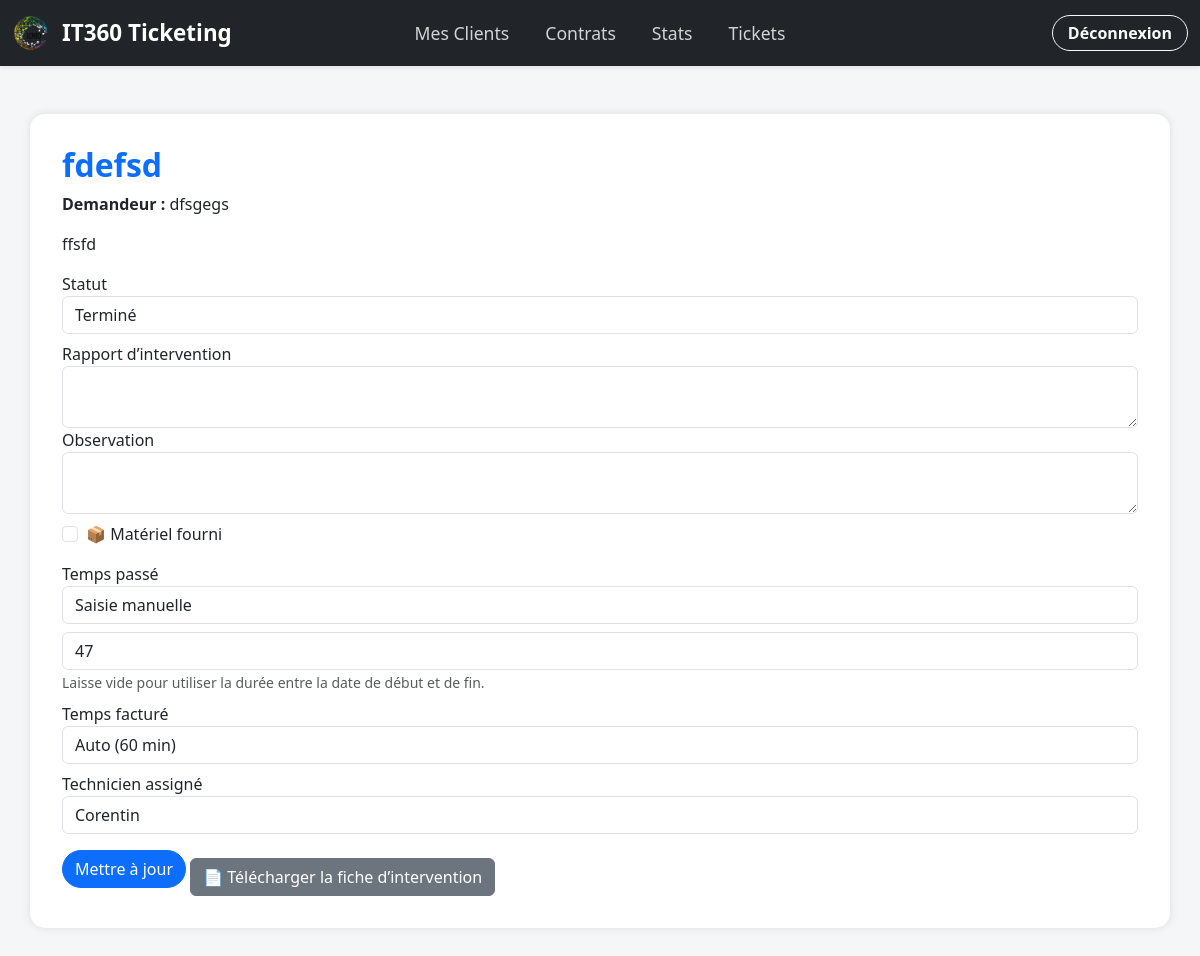
Page /tickets/6 (signed in) on the committed database.
### models.py (models this page shows)
class Ticket(db.Model):
    id = db.Column(db.Integer, primary_key=True)
    titre = db.Column(db.String(150), nullable=False)
    description = db.Column(db.Text, nullable=False)
    statut = db.Column(db.String(50), default='En attente')
    temps_passe_personnalise = db.Column(db.Integer, nullable=True)
    temps_facture_personnalise = db.Column(db.Integer, nullable=True)
    date_creation = db.Column(db.DateTime, default=lambda: datetime.now(pytz.timezone("Europe/Paris")))
    date_debut = db.Column(db.DateTime, nullable=True)
    date_fin = db.Column(db.DateTime, nullable=True)
    rapport = db.Column(db.Text)
    demandeur = db.Column(db.String(100))
    client_id = db.Column(db.Integer, db.ForeignKey('client.id'), nullable=False)
    utilisateur_id = db.Column(db.Integer, db.ForeignKey('utilisateur.id'))
    urgence = db.Column(db.String(20), default='Normal')
    groupe_assignation = db.Column(db.String(50), nullable=True)
    telephone = db.Column(db.String(20), nullable=True)
    observation = db.Column(db.Text, nullable=True)
    materiel_fourni = db.Column(db.Boolean, default=False)
    @hybrid_property
    def temps_passe(self):
        if self.temps_passe_personnalise is not None:
            return self.temps_passe_personnalise
        if self.date_debut and self.date_fin:
            delta = self.date_fin - self.date_debut
            return round(delta.total_seconds() / 60)
        return 0
    @hybrid_property
    def temps_facture(self):
        if self.temps_facture_personnalise is not None:
            return self.temps_facture_personnalise
        return math.ceil(self.temps_passe / 15) * 15 if self.temps_passe else 0

class Utilisateur(UserMixin, db.Model):
    id = db.Column(db.Integer, primary_key=True)
    nom = db.Column(db.String(100), nullable=False)
    email = db.Column(db.String(100), unique=True, nullable=False)
    mot_de_passe = db.Column(db.String(100), nullable=False)
    role = db.Column(db.String(50), nullable=False)
    tickets = db.relationship('Ticket', backref='utilisateur', lazy=True)

### routes/tickets.py (the view, shortened to what this page needs)
@tickets_bp.route('/<int:ticket_id>', methods=['GET', 'POST'])
@login_required
def detail(ticket_id):
    ticket = Ticket.query.get_or_404(ticket_id)
    utilisateurs = Utilisateur.query.filter_by(role='technicien').all()
    return render_template('ticket_detail.html', ticket=ticket, utilisateurs=utilisateurs)

### app.py (called while the page is built)
@login_manager.user_loader
def load_user(user_id):
    with current_app.app_context():
        return db.session.get(Utilisateur, int(user_id))

### templates/ticket_detail.html (shortened to what this page needs)
{% extends "base.html" %}
{% block content %}
<h2>{{ ticket.titre }}</h2>
<p><strong>Demandeur :</strong> {{ ticket.demandeur or "Non précisé" }}</p>
<p>{{ ticket.description }}</p>
<form method="post">
    <div class="mb-2">
        <label>Statut</label>
        <select name="statut" class="form-control">
            <option {% if ticket.statut == 'Terminé' %}selected{% endif %}>Terminé</option>
        </select>
    </div>
    <div class="form-group">
        <label for="rapport">Rapport d’intervention</label>
        <textarea class="form-control" id="rapport" name="rapport">{{ ticket.rapport or '' }}</textarea>
    </div>
    <div class="form-group mb-2">
        <label for="observation">Observation</label>
        <textarea class="form-control" id="observation" name="observation">{{ ticket.observation or '' }}</textarea>
    </div>
    <div class="form-check mb-3">
        <input class="form-check-input" type="checkbox" id="materiel_fourni" name="materiel_fourni"
               {% if ticket.materiel_fourni %}checked{% endif %}>
        <label class="form-check-label" for="materiel_fourni">
            📦 Matériel fourni
        </label>
    </div>
    <div class="mb-2">
        <label for="mode_temps_passe">Temps passé</label>
        <select id="mode_temps_passe" name="mode_temps_passe" class="form-control" onchange="toggleTempsPasse(this)">
            <option value="manuel" {% if ticket.temps_passe_personnalise is not none %}selected{% endif %}>Saisie manuelle</option>
        </select>
    </div>
    <div class="mb-2" id="bloc_temps_passe_manuel" style="display: none;">
        <input type="number" name="temps_passe" class="form-control"
               value="{{ ticket.temps_passe_personnalise if ticket.temps_passe_personnalise is not none else '' }}"
               placeholder="Ex: 45 (minutes)">
        <small class="text-muted">Laisse vide pour utiliser la durée entre la date de début et de fin.</small>
    </div>
    <div class="mb-2">
        <label>Temps facturé</label>
        <select name="temps_facture_personnalise" class="form-control">
            <option value="">Auto ({{ ticket.temps_facture }} min)</option>
        </select>
    </div>
    <div class="mb-2">
        <label>Technicien assigné</label>
        <select name="utilisateur_id" class="form-control">
            {% for user in utilisateurs %}
                <option value="{{ user.id }}" {% if ticket.utilisateur_id == user.id %}selected{% endif %}>{{ user.nom }}</option>
            {% endfor %}
        </select>
    </div>
    <button class="btn btn-primary">Mettre à jour</button>
    <a href="{{ url_for('tickets.export_ticket', ticket_id=ticket.id) }}" class="btn btn-secondary mt-3">📄 Télécharger la fiche d’intervention</a>
</form>
{% endblock %}

### static/css/custom.css (style rules this page uses)
body { background-color: #f4f6f8; font-family: 'Segoe UI', Tahoma, Geneva, Verdana, sans-serif; }
h1, h2, h3 { color: #0d6efd; }
.btn-primary, .btn-outline-primary { border-radius: 20px; }

### templates/base.html (style rules this page uses)
body { background-color: #f4f6f8; font-family: 'Segoe UI', Tahoma, Geneva, Verdana, sans-serif; }
h2 { color: #0d6efd; font-weight: bold; }

### rows in the picture
Ticket: titre "fdefsd", demandeur "dfsgegs", description "ffsfd", statut "Terminé", mode_temps_passe "Saisie manuelle", temps_passe "47", utilisateur_id "Corentin"
